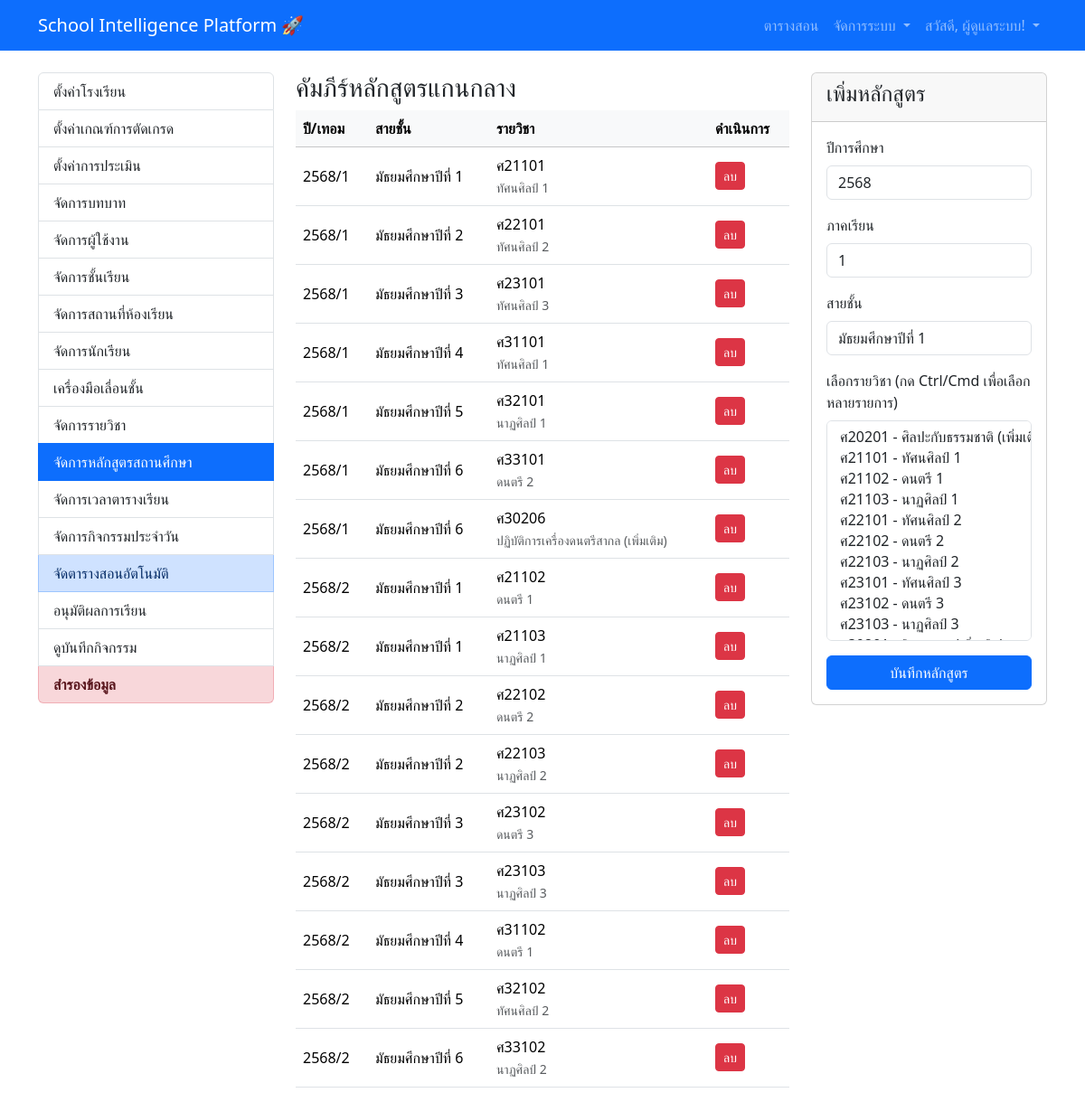
The page /admin/curriculum (signed in) on the database its author committed.
### V1.0/app/models.py (models this page shows, shortened)
class User(UserMixin, db.Model):
    id = db.Column(db.Integer, primary_key=True)
    username = db.Column(db.String(64), index=True, unique=True)
    password_hash = db.Column(db.String(256))
    full_name = db.Column(db.String(120))
    status = db.Column(db.String(50), default='Active')
    department = db.Column(db.String(120), index=True)
    max_periods_per_day = db.Column(db.Integer)
    max_periods_per_week = db.Column(db.Integer)
    roles = db.relationship('Role', secondary=user_roles, lazy='subquery',
                            backref=db.backref('users', lazy=True))
    activity_logs = db.relationship('ActivityLog', backref='user', lazy='dynamic')
    courses_taught = db.relationship('Course', backref='teacher', lazy='dynamic')
    advised_class_groups = db.relationship('ClassGroup', secondary=class_group_advisors, back_populates='advisors')

class Curriculum(db.Model):
    id = db.Column(db.Integer, primary_key=True)
    academic_year = db.Column(db.Integer, nullable=False, index=True)
    semester = db.Column(db.Integer, nullable=False, index=True)
    grade_level_id = db.Column(db.Integer, db.ForeignKey('grade_level.id'), nullable=False)
    subject_id = db.Column(db.Integer, db.ForeignKey('subject.id'), nullable=False)
    grade_level = db.relationship('GradeLevel', backref='curriculum_entries')
    subject = db.relationship('Subject', backref='subject_curriculum')

class GradeLevel(db.Model):
    id = db.Column(db.Integer, primary_key=True)
    name = db.Column(db.String(50), unique=True, nullable=False)
    class_groups = db.relationship('ClassGroup', backref='grade_level', lazy='dynamic')

class Subject(db.Model):
    id = db.Column(db.Integer, primary_key=True)
    subject_code = db.Column(db.String(20), unique=True, index=True)
    name = db.Column(db.String(120))
    department = db.Column(db.String(120))
    default_credits = db.Column(db.Float, default=1.0)
    subject_type = db.Column(db.String(50)) # เช่น 'คำนวณ', 'บรรยาย', 'ปฏิบัติ', 'กิจกรรม'
    time_preference = db.Column(db.String(50)) # เช่น 'ตอนเช้า', 'ตอนบ่าย', 'ไม่มี'
    required_room_type = db.Column(db.String(50), nullable=True) # เช่น 'ห้องแล็บ', 'ห้องคอมพิวเตอร์'
    courses = db.relationship('Course', back_populates='subject', lazy='dynamic')
    curriculum_entries = db.relationship('Curriculum', back_populates='subject', lazy='dynamic')
    learning_units = db.relationship('LearningUnit', backref='subject', lazy='dynamic', cascade="all, delete-orphan")
    exams = db.relationship('Exam', backref='subject', lazy='dynamic', cascade="all, delete-orphan")

### V1.0/app/admin/routes.py (the view, shortened to what this page needs)
@bp.route('/curriculum', methods=['GET', 'POST'])
@login_required
@admin_required
def manage_curriculum():
    form = CurriculumForm()
    form.grade_level.choices = [(g.id, g.name) for g in GradeLevel.query.order_by('id').all()]
    form.subjects.choices = [(s.id, f"{s.subject_code} - {s.name}") for s in Subject.query.order_by('subject_code').all()]
    curriculum_data = {}
    entries = Curriculum.query.order_by(Curriculum.academic_year.desc(), Curriculum.semester, Curriculum.grade_level_id).all()
    for entry in entries:
        year_key = (entry.academic_year, entry.semester)
        if year_key not in curriculum_data:
            curriculum_data[year_key] = {}
        if entry.grade_level not in curriculum_data[year_key]:
            curriculum_data[year_key][entry.grade_level] = []
        curriculum_data[year_key][entry.grade_level].append(entry.subject)
    entries = Curriculum.query.order_by(
        Curriculum.academic_year.desc(),
        Curriculum.semester,
        Curriculum.grade_level_id,
        Subject.name
    ).join(Subject).all()
    return render_template('admin/manage_curriculum.html',
                           title='จัดการหลักสูตรแกนกลาง',
                           form=form,
                           curriculum_data=curriculum_data,
                           entries=entries)

### V1.0/app/forms.py
class CurriculumForm(FlaskForm):
    academic_year = IntegerField('ปีการศึกษา', default=datetime.now().year + 543, validators=[DataRequired()])
    semester = SelectField('ภาคเรียน', choices=[('1', '1'), ('2', '2')], validators=[DataRequired()])
    grade_level = SelectField('สายชั้น', coerce=int, validators=[DataRequired()])
    subjects = SelectMultipleField('เลือกรายวิชา (กด Ctrl/Cmd เพื่อเลือกหลายรายการ)', coerce=int, validators=[DataRequired()])
    submit = SubmitField('บันทึกหลักสูตร')

### V1.0/app/templates/admin/manage_curriculum.html (shortened to what this page needs)
{% extends "base.html" %}
{% block content %}
<div class="row">
    <div class="col-md-3">
        {% include 'admin/_admin_menu.html' %}
    </div>
    <div class="col-md-9">
        <div class="row">
            <div class="col-md-8">
                <h3>คัมภีร์หลักสูตรแกนกลาง</h3>
                <table class="table table-hover align-middle">
                    <thead class="table-light">
                        <tr>
                            <th>ปี/เทอม</th>
                            <th>สายชั้น</th>
                            <th>รายวิชา</th>
                            <th>ดำเนินการ</th>
                        </tr>
                    </thead>
                    <tbody>
                        {% for entry in entries %}
                        <tr>
                            <td>{{ entry.academic_year }}/{{ entry.semester }}</td>
                            <td>{{ entry.grade_level.name }}</td>
                            <td>
                                {{ entry.subject.subject_code }}
                                <br>
                                <small class="text-muted">{{ entry.subject.name }}</small>
                            </td>
                            <td>
                                <form action="{{ url_for('admin.delete_curriculum_entry', id=entry.id) }}" method="POST" onsubmit="return confirm('ต้องการลบรายการนี้ใช่หรือไม่?');">
                                    <button type="submit" class="btn btn-danger btn-sm">ลบ</button>
                                </form>
                            </td>
                        </tr>
                        {% else %}
                        <tr>
                            <td colspan="4" class="text-center text-muted">ยังไม่มีการกำหนดหลักสูตร</td>
                        </tr>
                        {% endfor %}
                    </tbody>
                </table>
            </div>
            <div class="col-md-4">
                <div class="card">
                    <div class="card-header"><h4>เพิ่มหลักสูตร</h4></div>
                    <div class="card-body">
                        <form method="POST">
                            <div class="mb-3">{{ form.academic_year.label(class="form-label") }} {{ form.academic_year(class="form-control") }}</div>
                            <div class="mb-3">{{ form.semester.label(class="form-label") }} {{ form.semester(class="form-control") }}</div>
                            <div class="mb-3">{{ form.grade_level.label(class="form-label") }} {{ form.grade_level(class="form-control") }}</div>
                            <div class="mb-3">{{ form.subjects.label(class="form-label") }} {{ form.subjects(class="form-control", size=10) }}</div>
                            {{ form.submit(class="btn btn-primary w-100") }}
                        </form>
                    </div>
                </div>
            </div>
        </div>
    </div>
</div>
{% endblock %}

### V1.0/app/templates/base.html (shortened to what this page needs)
<!doctype html>
<html lang="th">
<head>
    <link href="https://cdn.jsdelivr.net/npm/bootstrap@5.3.3/dist/css/bootstrap.min.css" rel="stylesheet">
</head>
<body>
    <nav class="navbar navbar-expand-lg navbar-dark bg-primary">
        <div class="container">
            <a class="navbar-brand" href="{{ url_for('main.index') }}">School Intelligence Platform 🚀</a>
            <div class="collapse navbar-collapse" id="navbarNav">
<ul class="navbar-nav ms-auto">
    {% if current_user.is_anonymous %}
        <li class="nav-item"><a class="nav-link" href="{{ url_for('auth.login') }}">เข้าสู่ระบบ</a></li>
    {% else %}
        {% if not current_user.is_anonymous %}
        <li class="nav-item">
            <a class="nav-link" href="{{ url_for('main.view_timetable') }}">
                 ตารางสอน
            </a>
        </li>
        {% endif %}
{% if 'admin' in current_user.roles|map(attribute='key') %}
<li class="nav-item dropdown">
    <a class="nav-link dropdown-toggle" href="#" id="adminDropdown" role="button" data-bs-toggle="dropdown" aria-expanded="false">
         จัดการระบบ
    </a>
</li>
{% endif %}
        <li class="nav-item dropdown">
            <a class="nav-link dropdown-toggle" href="#" id="userDropdown" role="button" data-bs-toggle="dropdown" aria-expanded="false">
                สวัสดี, {{ current_user.full_name }}!
            </a>
        </li>
    {% endif %}
</ul>
            </div>
        </div>
    </nav>
    <main class="container mt-4">
        {% block content %}{% endblock %}
    </main>
</body>
</html>

### rows shown on the page
User: full_name "ผู้ดูแลระบบ"
Curriculum: academic_year "2568", semester "1", grade_level.name "มัธยมศึกษาปีที่ 1", subject.subject_code "ศ21101", subject.name "ทัศนศิลป์ 1"
Curriculum: academic_year "2568", semester "1", grade_level.name "มัธยมศึกษาปีที่ 2", subject.subject_code "ศ22101", subject.name "ทัศนศิลป์ 2"
Curriculum: academic_year "2568", semester "1", grade_level.name "มัธยมศึกษาปีที่ 3", subject.subject_code "ศ23101", subject.name "ทัศนศิลป์ 3"
Curriculum: academic_year "2568", semester "1", grade_level.name "มัธยมศึกษาปีที่ 4", subject.subject_code "ศ31101", subject.name "ทัศนศิลป์ 1"
Curriculum: academic_year "2568", semester "1", grade_level.name "มัธยมศึกษาปีที่ 5", subject.subject_code "ศ32101", subject.name "นาฏศิลป์ 1"
Curriculum: academic_year "2568", semester "1", grade_level.name "มัธยมศึกษาปีที่ 6", subject.subject_code "ศ33101", subject.name "ดนตรี 2"
Curriculum: academic_year "2568", semester "1", grade_level.name "มัธยมศึกษาปีที่ 6", subject.subject_code "ศ30206", subject.name "ปฏิบัติการเครื่องดนตรีสากล (เพิ่มเติม)"
Curriculum: academic_year "2568", semester "2", grade_level.name "มัธยมศึกษาปีที่ 1", subject.subject_code "ศ21102", subject.name "ดนตรี 1"
Curriculum: academic_year "2568", semester "2", grade_level.name "มัธยมศึกษาปีที่ 1", subject.subject_code "ศ21103", subject.name "นาฏศิลป์ 1"
Curriculum: academic_year "2568", semester "2", grade_level.name "มัธยมศึกษาปีที่ 2", subject.subject_code "ศ22102", subject.name "ดนตรี 2"
Curriculum: academic_year "2568", semester "2", grade_level.name "มัธยมศึกษาปีที่ 2", subject.subject_code "ศ22103", subject.name "นาฏศิลป์ 2"
Curriculum: academic_year "2568", semester "2", grade_level.name "มัธยมศึกษาปีที่ 3", subject.subject_code "ศ23102", subject.name "ดนตรี 3"
Curriculum: academic_year "2568", semester "2", grade_level.name "มัธยมศึกษาปีที่ 3", subject.subject_code "ศ23103", subject.name "นาฏศิลป์ 3"
Curriculum: academic_year "2568", semester "2", grade_level.name "มัธยมศึกษาปีที่ 4", subject.subject_code "ศ31102", subject.name "ดนตรี 1"
Curriculum: academic_year "2568", semester "2", grade_level.name "มัธยมศึกษาปีที่ 5", subject.subject_code "ศ32102", subject.name "ทัศนศิลป์ 2"
Curriculum: academic_year "2568", semester "2", grade_level.name "มัธยมศึกษาปีที่ 6", subject.subject_code "ศ33102", subject.name "นาฏศิลป์ 2"
